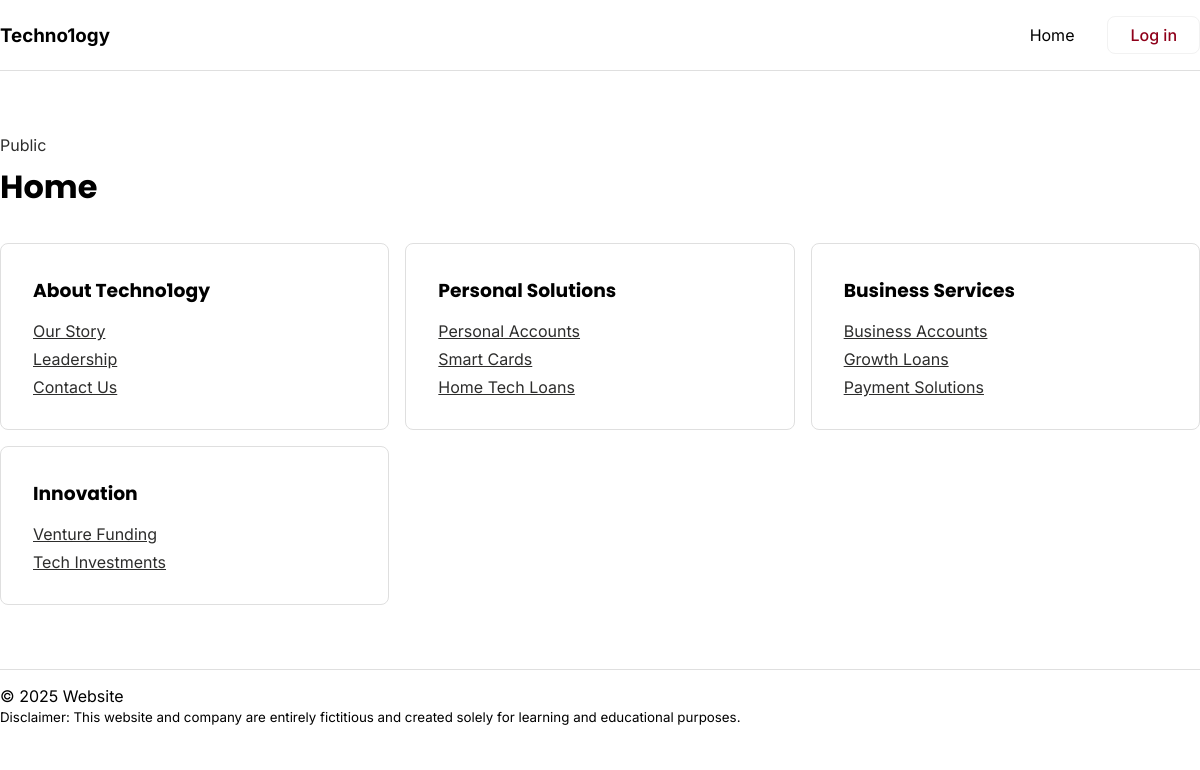
The page / on the database its author committed.
### tables this page shows
CREATE TABLE `subjects` (
  `id` int(11) NOT NULL,
  `menu_name` varchar(255) DEFAULT NULL,
  `position` int(3) DEFAULT NULL,
  `visible` tinyint(1) DEFAULT NULL
);

CREATE TABLE `pages` (
  `id` int(11) NOT NULL,
  `subject_id` int(11) DEFAULT NULL,
  `menu_name` varchar(255) DEFAULT NULL,
  `position` int(3) DEFAULT NULL,
  `visible` tinyint(1) DEFAULT NULL,
  `content` text DEFAULT NULL
);

### private/query_functions.php (called while the page is built, shortened)
<?php
function find_all_subjects($options=[]) {
    global $db;
    $visible = $options['visible'] ?? false;
    $sql = "SELECT * FROM SUBJECTS ";
    if ($visible) {
        $sql .= " WHERE visible = true ";
    }
    $sql .= "ORDER BY position ASC";
    $result = mysqli_query($db, $sql);
    return $result;
}
function find_pages_by_subject_id($subject_id, $options=[]) {
    global $db;
    $visible = $options['visible'] ?? false;
    $sql = "SELECT * FROM pages ";
    $sql .= "WHERE subject_id='" . db_escape($db, $subject_id) . "' ";
    if ($visible) {
        $sql .= "AND visible = true ";
    }
    $sql .= "ORDER BY position ASC";
    $result = mysqli_query($db, $sql);
    return $result;
}
?>

### private/functions.php (called while the page is built, shortened)
<?php
function url_for($script_path) {
    if($script_path[0] != '/') {
        $script_path = "/" . $script_path;
    }
    return WWW_ROOT . $script_path;
}
function u($string="") {
    return urlencode($string);
}
function h($string="") {
    return htmlspecialchars($string);
}
?>

### private/database.php (called while the page is built, shortened)
<?php
function db_escape($connection, $string) {
    return mysqli_real_escape_string($connection, $string);
}
?>

### private/validation_functions.php (called while the page is built, shortened)
<?php
function has_empty_page_set($subject_id) {
	global $db;
	$sql = "SELECT * FROM pages ";
	$sql .= "WHERE subject_id='" . db_escape($db, $subject_id) . "' ";
	$page_set = mysqli_query($db, $sql);
	$page_count = mysqli_num_rows($page_set);
	return $page_count === 0;
}
?>

### private/shared/static_homepage.php (the view, shortened to what this page needs)
<?php
$subject_set = find_all_subjects(['visible' => true]);
?>
<div class="bread_crumb">
    <p>Public</p>
</div>
<h1>Home</h1>
<div class="section_sitemap">
    <?php while($subject = mysqli_fetch_assoc($subject_set)) { ?>
        <div class="subject_sitemap">
            <h3><?php echo h($subject['menu_name']); ?></h3>
            <?php $page_set = find_pages_by_subject_id($subject['id'], ['visible' => true]); ?>
            <?php if(!has_empty_page_set($subject['id'])) {  ?>
                <div class="page_sitemap">
                    <?php while($page = mysqli_fetch_assoc($page_set)) { ?>
                        <a href="<?php echo url_for('index.php?id=' . h(u($page['id']))); ?>"><?php echo h($page['menu_name']); ?></a>
                    <?php }  ?>
                </div>
            <?php }  ?>
        </div>
    <?php }  ?>
</div>

### public/stylesheets/public.css (style rules this page uses)
.section_sitemap { display: grid; grid-template-columns: repeat(3, 1fr); gap: 16px; }
.subject_sitemap { border: 1px solid var(--border_color); border-radius: 8px; padding: 32px; display: flex; flex-direction: column; gap: 16px; }
.page_sitemap { display: flex; row-gap: 8px; flex-direction: column; }

### public/stylesheets/all.css (style rules this page uses)
:root { --main_color: #8f001a; --main_color_light: #f2f2f2; --border_color: #dfdfdf; --paragraph_color: #2d2d2c; --button_pri: var(--main_color); --button_pri_hover: #7b0016; --main_font: Inter, Poppins, Arial, Helvetica, sans-serif; --heading_font: Poppins, Arial, Helvetica, sans-serif; }
* { font-family: var(--main_font); margin: 0; padding: 0; }
h1, h2, h3, h4, h5, h6, th { font-family: var(--heading_font); }
p, a { font-family: var(--main_font); color: var(--paragraph_color); }
a { color: var(--paragraph_color); text-decoration: underline; }
h1 { margin-bottom: 32px; }
.bread_crumb { margin-bottom: 8px; display: flex; gap: 8px; }

### rows shown on the page
subjects: menu_name "About Techno1ogy"
pages: menu_name "Our Story"
pages: menu_name "Leadership"
pages: menu_name "Contact Us"
subjects: menu_name "Personal Solutions"
pages: menu_name "Personal Accounts"
pages: menu_name "Smart Cards"
pages: menu_name "Home Tech Loans"
subjects: menu_name "Business Services"
pages: menu_name "Business Accounts"
pages: menu_name "Growth Loans"
pages: menu_name "Payment Solutions"
subjects: menu_name "Innovation"
pages: menu_name "Venture Funding"
pages: menu_name "Tech Investments"
